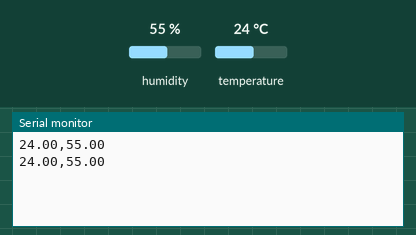
This sketch was run on a simulated Arduino Uno, built with avr-gcc and run on an emulated ATmega328P. Shown: the last lines printed to the serial monitor. The test bench sets the inputs (shaded band); at power-on: humidity 55 %, temperature 24 °C.

Above: at 2.8 s.
2.9 s: humidity set to 22 %
At 5.3 s:
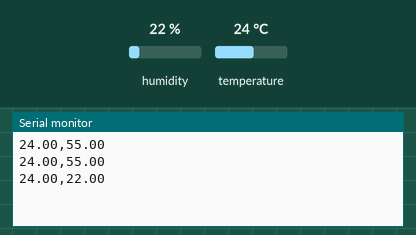
5.6 s: temperature set to 12 °C
At 6.5 s:
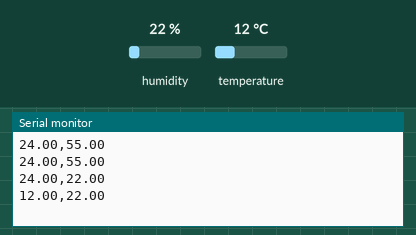
8.3 s: humidity set to 40 %
At 11.3 s:
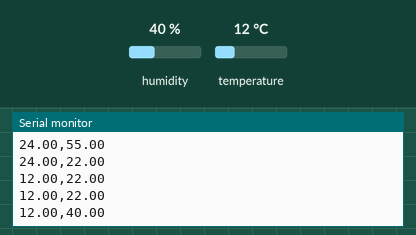
Timing chart, 0 to 12.8 s (numbered marks = the images above; inputs shaded):
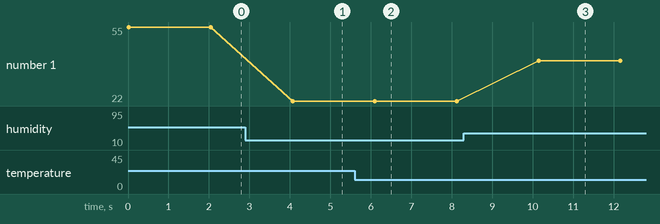

Measured:
- after the input at 2.9 s, the serial monitor: prints a new line after 1.2 s (image 1)
- after the input at 5.6 s, the serial monitor: prints a new line after 0.50 s (image 2)
- after the input at 8.3 s, the serial monitor: prints a new line after 1.8 s (image 3)
- plotted number 1: 55 → 22 after the input at 2.9 s, 22 → 40 after the input at 8.3 s

The sketch:

DHTSENSORcode.ino
```cpp
#include <DHT.h>

#define DHTPIN 21
#define DHTTYPE DHT11

DHT dht(DHTPIN, DHTTYPE);

void setup() {
  Serial.begin(115200);
  dht.begin();
}

void loop() {
  float temp = dht.readTemperature();   // Celsius
  float hum  = dht.readHumidity();

  // Check if reading failed
  if (isnan(temp) || isnan(hum)) {
    return; // skip this cycle
  }

  // Send in clean CSV format: temp,humidity
  Serial.print(temp, 2);   // 2 decimal places
  Serial.print(",");
  Serial.println(hum, 2);

  delay(2000);  // DHT11 needs ~2 seconds
}
```
